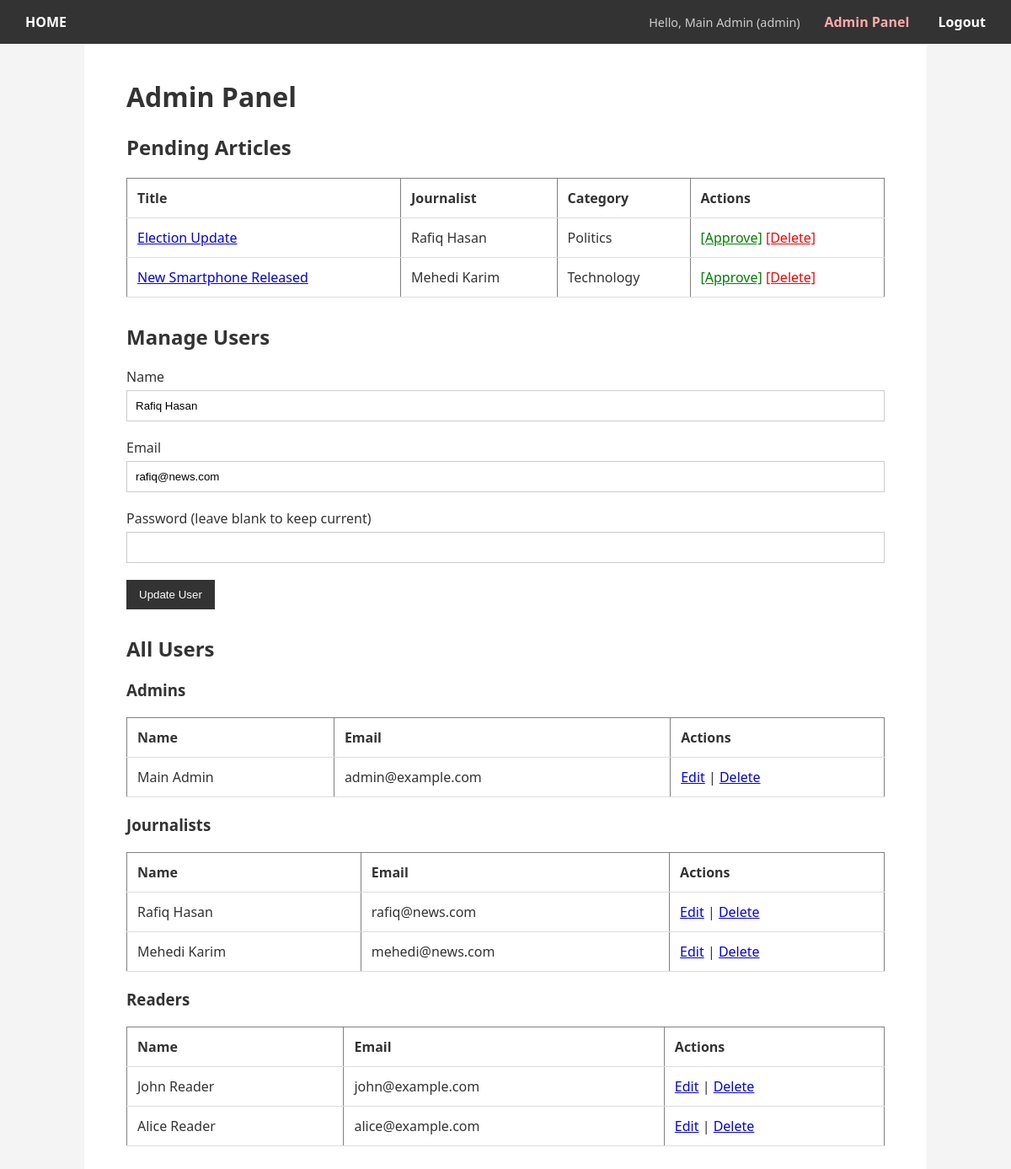
Page /admin_panel.php?edit=1&role=journalist (signed in) on the committed database.
### tables this page shows
CREATE TABLE Article (
    article_id INT AUTO_INCREMENT PRIMARY KEY,
    title VARCHAR(255) NOT NULL,
    content TEXT NOT NULL,
    publish_date DATETIME NOT NULL,
    is_approved TINYINT(1) NOT NULL DEFAULT 0,
    journalist_id INT NOT NULL,
    category_id INT NOT NULL,
    FOREIGN KEY (journalist_id) REFERENCES Journalists(journalist_id),
    FOREIGN KEY (category_id) REFERENCES Categories(category_id)
);

CREATE TABLE Journalists (
    journalist_id INT AUTO_INCREMENT PRIMARY KEY,
    journalist_name VARCHAR(150) NOT NULL,
    email VARCHAR(200) UNIQUE NOT NULL,
    password_hash VARCHAR(255) NOT NULL,
    bio TEXT
);

CREATE TABLE Categories (
    category_id INT AUTO_INCREMENT PRIMARY KEY,
    category_name VARCHAR(100) NOT NULL UNIQUE
);

CREATE TABLE Readers (
    reader_id INT AUTO_INCREMENT PRIMARY KEY,
    reader_name VARCHAR(150) NOT NULL,
    email VARCHAR(200) UNIQUE NOT NULL,
    password_hash VARCHAR(255) NOT NULL
);

### admin_panel.php (the view, shortened to what this page needs)
<?php
require 'includes/db.php';
require 'includes/header.php';
$pdo->setAttribute(PDO::ATTR_ERRMODE, PDO::ERRMODE_EXCEPTION);
$edit_user = null;
if (isset($_GET['edit'], $_GET['role'])) {
    $edit_id = (int)$_GET['edit'];
    $role = $_GET['role'];
    if ($role==='admin') $stmt=$pdo->prepare("SELECT * FROM Admin WHERE admin_id=?");
    elseif ($role==='journalist') $stmt=$pdo->prepare("SELECT * FROM Journalists WHERE journalist_id=?");
    else $stmt=$pdo->prepare("SELECT * FROM Readers WHERE reader_id=?");
    $stmt->execute([$edit_id]);
    $edit_user=$stmt->fetch();
}
$articles = $pdo->query("
    SELECT a.*, j.journalist_name, c.category_name
    FROM Article a
    JOIN Journalists j ON a.journalist_id=j.journalist_id
    JOIN Categories c ON a.category_id=c.category_id
    WHERE a.is_approved=0
")->fetchAll();
$admins = $pdo->query("SELECT * FROM Admin")->fetchAll();
$journalists = $pdo->query("SELECT * FROM Journalists")->fetchAll();
$readers = $pdo->query("SELECT * FROM Readers")->fetchAll();
?>
<div style="max-width:900px;margin:auto;">
<h1>Admin Panel</h1>
<h2>Pending Articles</h2>
<?php if(count($articles) > 0): ?>
<table border="1" cellpadding="5" cellspacing="0" style="width:100%; margin-bottom:30px;">
<tr><th>Title</th><th>Journalist</th><th>Category</th><th>Actions</th></tr>
<?php foreach($articles as $a): ?>
<tr>
    <td><a href="article.php?id=<?=$a['article_id']?>" target="_blank"><?=htmlspecialchars($a['title'])?></a></td>
    <td><?=htmlspecialchars($a['journalist_name'])?></td>
    <td><?=htmlspecialchars($a['category_name'])?></td>
    <td>
        <a href="?action=approve&id=<?=$a['article_id']?>" style="color:green" onclick="return confirm('Approve this article?')">[Approve]</a>
        <a href="?action=delete&id=<?=$a['article_id']?>" style="color:red" onclick="return confirm('Delete this article?')">[Delete]</a>
    </td>
</tr>
<?php endforeach; ?>
</table>
<?php else: ?>
<p>No pending articles.</p>
<?php endif; ?>
<h2>Manage Users</h2>
<form method="POST" style="margin-bottom:30px;">
    <label>Name</label>
    <input type="text" name="name" value="<?= $edit_user ? htmlspecialchars($edit_user['admin_name'] ?? $edit_user['journalist_name'] ?? $edit_user['reader_name']) : '' ?>" required>
    <label>Email</label>
    <input type="email" name="email" value="<?= $edit_user ? htmlspecialchars($edit_user['email']) : '' ?>" required>
    <label>Password <?= $edit_user ? "(leave blank to keep current)" : "" ?></label>
    <input type="password" name="password">
    <button type="submit" name="<?= $edit_user ? 'edit_user':'add_user' ?>"><?= $edit_user ? 'Update User':'Add User' ?></button>
</form>
<h2>All Users</h2>
<?php
function render_user_table($users, $role_name, $role_key){
    echo "<h3>$role_name</h3>";
    echo "<table border='1' cellpadding='5' cellspacing='0' style='width:100%; margin-bottom:20px;'>
            <tr><th>Name</th><th>Email</th><th>Actions</th></tr>";
    foreach($users as $u){
        $id = $u[$role_key.'_id'];
        $name = htmlspecialchars($u[$role_key.'_name']);
        $email = htmlspecialchars($u['email']);
        echo "<tr>
                <td>$name</td>
                <td>$email</td>
                <td>
                    <a href='?edit=$id&role=$role_key'>Edit</a> |
                    <a href='?delete=$id&role=$role_key' onclick='return confirm(\"Delete?\")'>Delete</a>
                </td>
              </tr>";
    }
    echo "</table>";
}
render_user_table($admins, "Admins", "admin");
?>
</div>
</body>
</html>

### css/style.css (style rules this page uses)
body { font-family: 'Segoe UI', Tahoma, Geneva, Verdana, sans-serif; margin: 0; background-color: #f4f4f4; color: #333; }
input, select, textarea { width: 100%; padding: 10px; margin: 5px 0 20px 0; border: 1px solid #ccc; box-sizing: border-box; }
button { background-color: #333; color: white; padding: 10px 15px; border: none; cursor: pointer; }
table { width: 100%; border-collapse: collapse; margin-top: 20px; }
th, td { padding: 12px; border-bottom: 1px solid #ddd; text-align: left; }

### rows in the picture
article: title "Election Update", journalist.journalist_name "Rafiq Hasan", category.category_name "Politics"
article: title "New Smartphone Released", journalist.journalist_name "Mehedi Karim", category.category_name "Technology"
journalists: name "Rafiq Hasan", email "rafiq@news.com", journalist_name "Rafiq Hasan"
journalists: journalist_name "Mehedi Karim", email "mehedi@news.com"
readers: reader_name "John Reader", email "john@example.com"
readers: reader_name "Alice Reader", email "alice@example.com"

### other values in the picture
$_SESSION['user_name'] "Main Admin"
$_SESSION['role'] "admin"
$role_name "Admins Journalists Readers"
$name "Main Admin"
$email "admin@example.com"
